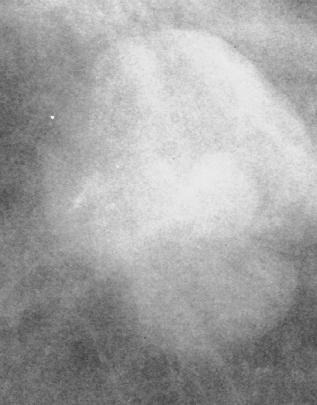
#> input picture GUI/trail.png, 317 x 405 px, found by its file name
$ python LNIP_implementation_on_the_image.py
#> lines starting #> are read from the running program, lines starting #| are printed output that depends on the picture
#pip install opencv-python==3.4.2.16 && pip install opencv-contrib-python==3.4.2.16

from PIL import Image
import numpy as np
import matplotlib.pyplot as plt

def LNIP_Feature_Extract(gray_image):
    imgLBP = np.zeros_like(gray_image)
    neighboor = 3
    for ih in range(0,gray_image.shape[0] - neighboor):
        for iw in range(0,gray_image.shape[1] - neighboor):
            img          = gray_image[ih:ih+neighboor,iw:iw+neighboor]
            center       = img[1,1]

# [8 lines of commented-out code are left out]

            i6 = img[0,0]
            i7 = img[0,1]
            i8 = img[0,2]
            i5 = img[1,0]
            Ic = img[1,1]
            i1 = img[1,2]
            i4 = img[2,0]
            i3 = img[2,1]
            i2 = img[2,2]

            signs = []
            magn = []
            sign_stri = ""
            mag_stri= ""

            nei_i1 = [i7,i8,i2,i3]
            nei_i2 = [i1,i3]
            nei_i3 = [i1,i2,i4,i5]
            nei_i4 = [i3,i5]
            nei_i5 = [i3,i4,i6,i7]
            nei_i6 = [i5,i7]
            nei_i7 = [i5,i6,i8,i1]
            nei_i8 = [i7,i1]
            all_nei = [i1,i2,i3,i4,i5,i6,i7,i8]

            indices = {'i1':i1,'i2':i2,'i3':i3,'i4':i4,'i5':i5,'i6':i6,'i7':i7,'i8':i8}
            neigh_lists  = {'ne_i1':nei_i1,'ne_i2':nei_i2,'ne_i3':nei_i3,'ne_i4':nei_i4,'ne_i5':nei_i5,'ne_i6':nei_i6,'ne_i7':nei_i7,'ne_i8':nei_i8}

            def B_1_i(nei_lis,compare_element):
                bli = ''
                for i in nei_lis:
                    if(int(i)<int(compare_element)):
                        bli+='0'
                    elif(int(i)>=int(compare_element)):
                        bli+='1'
                    else:
                        pass
                return bli

            def B_2_i(nei_lis,centre_element):
                b2i = ''
                for i in nei_lis:
                    if(int(i)<int(centre_element)):
                        b2i+='0'
                    elif(int(i)>=int(centre_element)):
                        b2i+='1'
                    else:
                        pass
                return b2i

            def mags(neis,comp):
                m_sum = 0.0
                for k in neis:
                    m_sum+=abs((int(k)-int(comp)))
                return float(m_sum/len(neis))

            def thresholds(alls,centre_ele):
                thre_sum = 0.0
                for h in alls:
                    thre_sum+=abs(int(h)-int(centre_ele))
                return float(thre_sum/8)

            for_ind = list(indices.keys())
            for_ind.sort()
            for_nei = list(neigh_lists.keys())
            for_nei.sort()

            for one,two in zip(for_ind,for_nei):
                res1 = B_1_i(neigh_lists[two],indices[one])
                res2 = B_2_i(neigh_lists[two],Ic)
                res3 = int(res1,2)^int(res2,2)
                #print str(bin(res3)[2:].zfill(4))+'  '+str(indices[one])
                D = bin(res3)[2:].count('1')
                M = len(neigh_lists[two])
                if(D>=int((M/2))):
                    signs.append(str(1))
                else:
                    signs.append(str(0))

            for one,two in zip(for_ind,for_nei):
                Mi = mags(neigh_lists[two],indices[one])
                Tc = thresholds(all_nei,Ic)
                if(Mi>=Tc):
                    magn.append(str(1))
                else:
                    magn.append(str(0))
            sign_stri = sign_stri.join(signs)
            mag_stri = mag_stri.join(magn)
            imgLBP[ih+1,iw+1] = int(mag_stri,2)
            #print int(mag_stri,2)
    return (imgLBP)

temp = Image.open('trail.png') #Give the name of the image you want to use
#> temp is the input picture: PIL image 317x405 L; min 63, max 244, mean 164.1
img = np.array(temp)

# [10 lines of commented-out code are left out]

imgLB = LNIP_Feature_Extract(img)
#> after the loop in LNIP_Feature_Extract, `for ih in range(0,gray_image.shape[0] - neighboor):`:
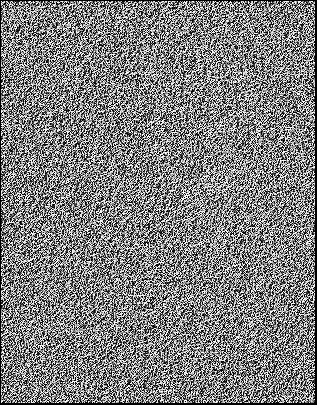
#> imgLBP: shape (405, 317); min 0, max 255, mean 126.9
vecimgLBP = imgLB.flatten()

fig = plt.figure(figsize=(20,8))
ax  = fig.add_subplot(1,2,1)
ax.imshow(imgLB,cmap="gray")
ax.set_title("LNIP converted image")
ax  = fig.add_subplot(1,2,2)
freq,lbp, _ = ax.hist(vecimgLBP,bins=2**8)
#> freq = 256 values, max 12374 at index 0, min 14 at index 117, mean 501.5; lbp = 257 values from 0 to 255
ax.set_ylim(0,40000)
lbp = lbp[:-1]
#> lbp = 256 values from 0 to 254
## print the LBP values when frequencies are high
largeTF = freq > 5000
for x, fr in zip(lbp[largeTF],freq[largeTF]):
    ax.text(x,fr, "{:6.0f}".format(x),color="magenta")
#> this loop made 1 pass
#> (x, fr) on pass 1: (0, 12374)
ax.set_title("LNIP histogram")
plt.show()
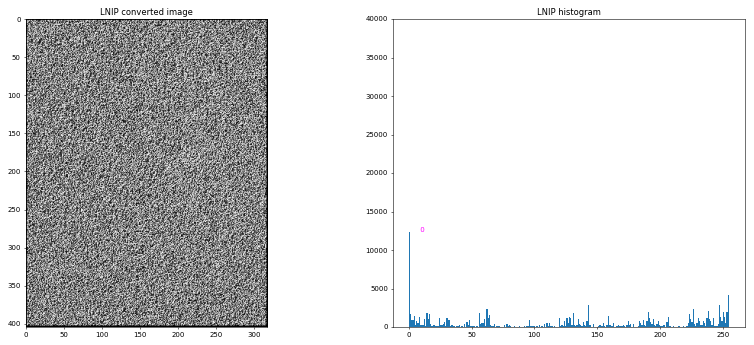
#> figure drawn by matplotlib, 2 panels; panel 2: tallest bar 12374 high, from x = 0 to 0.996

$ run again, with GUI/A_0026_1.LEFT_CC.ROI.02.png copied over GUI/trail.png
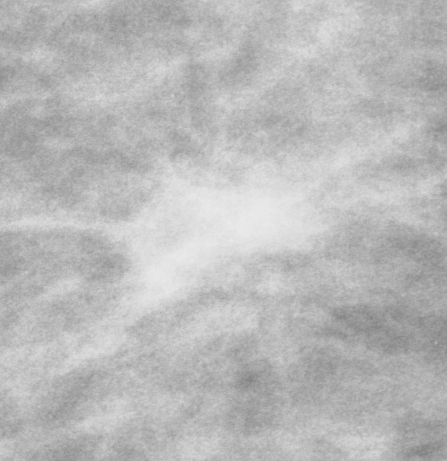
#> input picture GUI/A_0026_1.LEFT_CC.ROI.02.png, 447 x 461 px, found by its file name
#> temp is the input picture: PIL image 447x461 L; min 129, max 236, mean 185.7
#> after the loop in LNIP_Feature_Extract, `for ih in range(0,gray_image.shape[0] - neighboor):`:
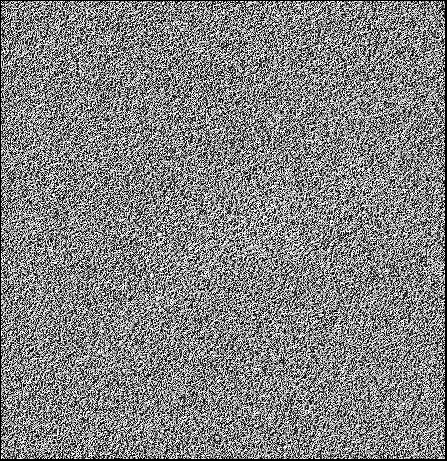
#> imgLBP: shape (461, 447); min 0, max 255, mean 129.9
#> `freq,lbp, _ = ax.hist(vecimgLBP,bins=2**8)`: freq = 256 values, max 16529 at index 0, min 10 at index 87, mean 804.9; lbp = 257 values from 0 to 255
#> `lbp = lbp[:-1]`: lbp = 256 values from 0 to 254
#> the loop `for x, fr in zip(lbp[largeTF],freq[largeTF]):` made 4 passes
#> (x, fr) on passes 1 to 4: (0, 16529), (142.4, 5331), (247, 5400), (254, 6234)
#> `plt.show()`:
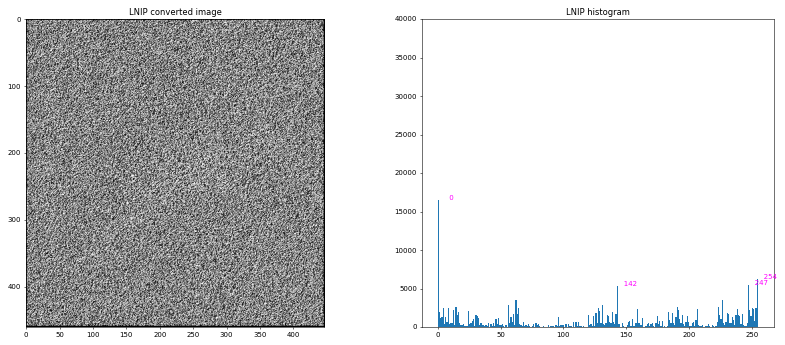
#> figure drawn by matplotlib, 2 panels; panel 2: tallest bar 16529 high, from x = 0 to 0.996

$ run again, with GUI/A_0026_1.LEFT_CC.ROI.03.png copied over GUI/trail.png
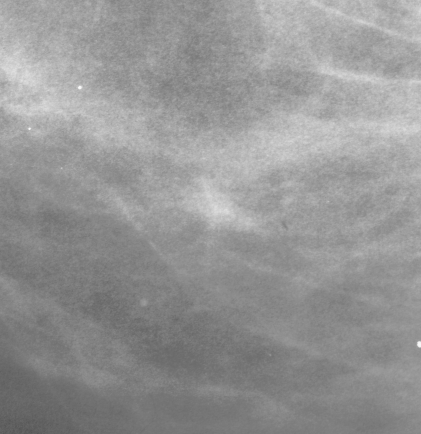
#> input picture GUI/A_0026_1.LEFT_CC.ROI.03.png, 421 x 434 px, found by its file name
#> temp is the input picture: PIL image 421x434 L; min 85, max 250, mean 148.9
#> after the loop in LNIP_Feature_Extract, `for ih in range(0,gray_image.shape[0] - neighboor):`:
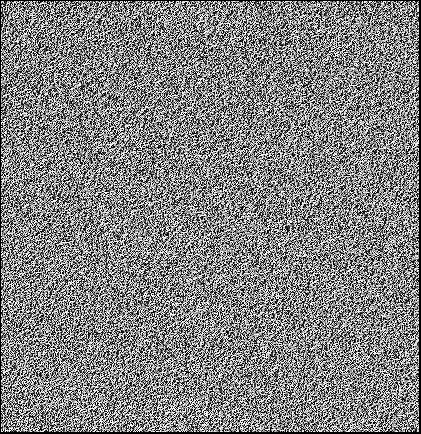
#> imgLBP: shape (434, 421); min 0, max 255, mean 130.1
#> `freq,lbp, _ = ax.hist(vecimgLBP,bins=2**8)`: freq = 256 values, max 16100 at index 0, min 15 at index 93, mean 713.7; lbp = 257 values from 0 to 255
#> `lbp = lbp[:-1]`: lbp = 256 values from 0 to 254
#> the loop `for x, fr in zip(lbp[largeTF],freq[largeTF]):` made 2 passes
#> (x, fr) on passes 1 to 2: (0, 16100), (254, 6148)
#> `plt.show()`:
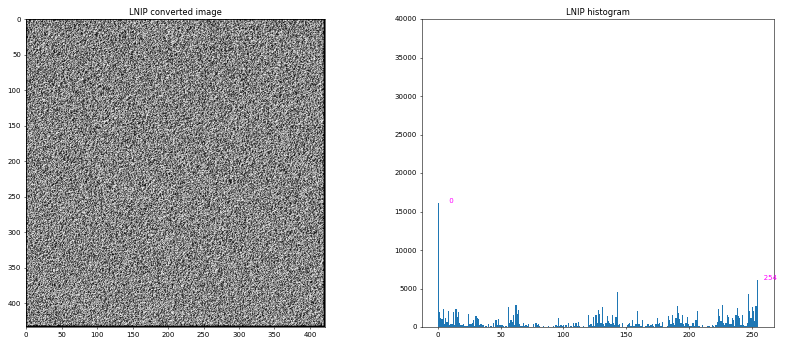
#> figure drawn by matplotlib, 2 panels; panel 2: tallest bar 16100 high, from x = 0 to 0.996

$ run again, with GUI/A_0026_1.LEFT_CC.ROI.04.png copied over GUI/trail.png
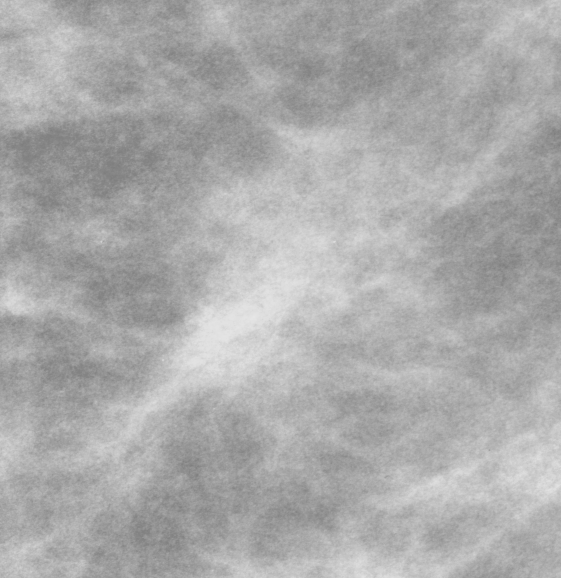
#> input picture GUI/A_0026_1.LEFT_CC.ROI.04.png, 561 x 578 px, found by its file name
#> temp is the input picture: PIL image 561x578 L; min 126, max 230, mean 170.9
#> after the loop in LNIP_Feature_Extract, `for ih in range(0,gray_image.shape[0] - neighboor):`:
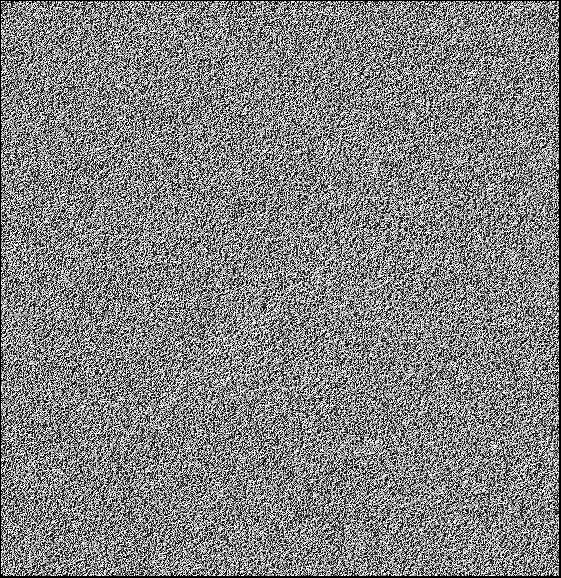
#> imgLBP: shape (578, 561); min 0, max 255, mean 129.8
#> `freq,lbp, _ = ax.hist(vecimgLBP,bins=2**8)`: freq = 256 values, max 24550 at index 0, min 6 at index 117, mean 1266.6; lbp = 257 values from 0 to 255
#> `lbp = lbp[:-1]`: lbp = 256 values from 0 to 254
#> the loop `for x, fr in zip(lbp[largeTF],freq[largeTF]):` made 6 passes
#> (x, fr) on passes 1 to 6: (0, 24550), (61.76, 5995), (142.4, 8123), (226.1, 6051), (247, 8204), (254, 9898)
#> `plt.show()`:
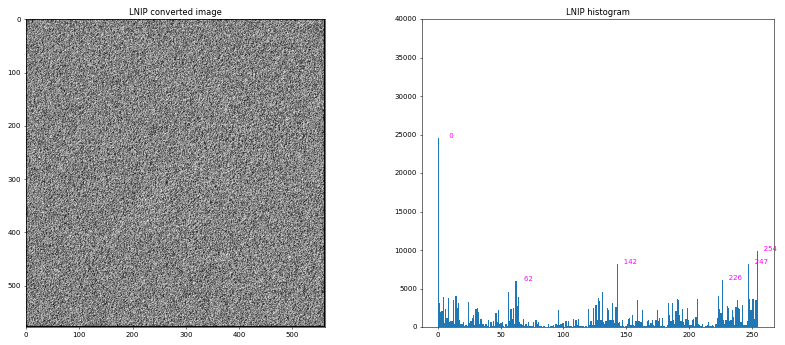
#> figure drawn by matplotlib, 2 panels; panel 2: tallest bar 24550 high, from x = 0 to 0.996
